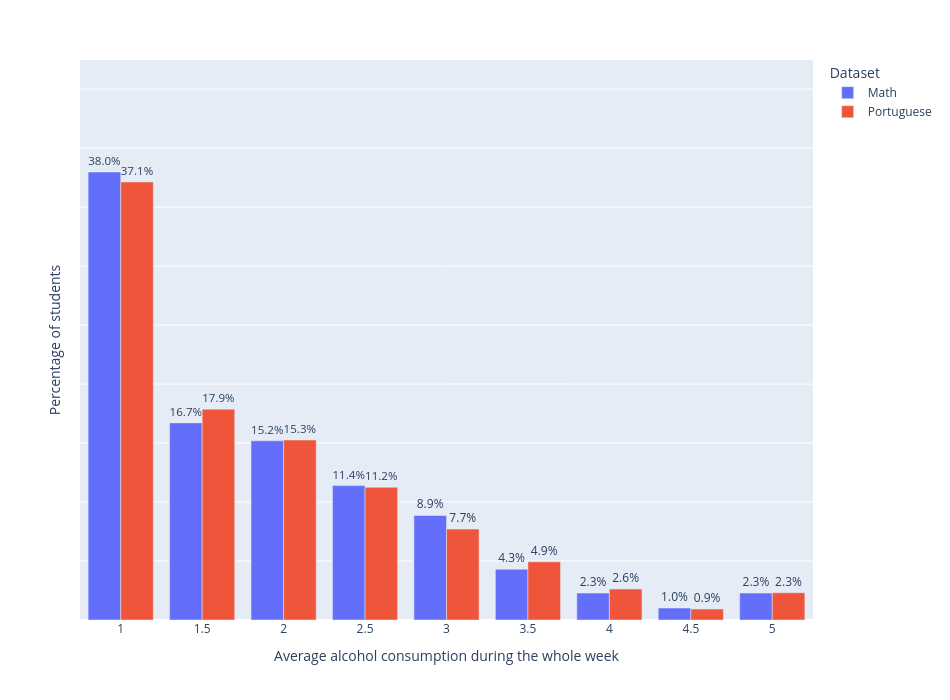

Source (notebook cell):
### Code cell
# Gemiddelde alcoholconsumptie berekenen
df3_mat["Alcohol"] = (df3_mat["Dalc"] + df3_mat["Walc"]) / 2
df3_por["Alcohol"] = (df3_por["Dalc"] + df3_por["Walc"]) / 2

# Relatieve frequenties berekenen
counts_mat = (
    df3_mat["Alcohol"]
    .value_counts(normalize=True)
    .sort_index()
)

counts_por = (
    df3_por["Alcohol"]
    .value_counts(normalize=True)
    .sort_index()
)

# Alle mogelijke alcoholscores verzamelen
all_scores = sorted(
    set(counts_mat.index).union(set(counts_por.index))
)

# DataFrame maken
counts = pd.DataFrame({
    "Alcohol": all_scores,
    "Math": counts_mat.reindex(all_scores, fill_value=0).values,
    "Portuguese": counts_por.reindex(all_scores, fill_value=0).values
})

# Omzetten naar long format voor Plotly
counts_long = counts.melt(
    id_vars="Alcohol",
    var_name="Dataset",
    value_name="Verhouding"
)

# Grafiek maken
fig = px.bar(
    counts_long,
    x="Alcohol",
    y="Verhouding",
    color="Dataset",
    barmode="group",
    text="Verhouding",
    labels={
        "Alcohol": "Average alcohol consumption during the whole week",
        "Verhouding": "Percentage of students"
    },
)

fig.update_traces(
    texttemplate="%{y:.1%}",
    textposition="outside"
)

fig.update_layout(
    width=950,
    height=700,
    yaxis_range=[0, counts_long["Verhouding"].max() * 1.25]
)

fig.update_yaxes(
    showticklabels=False,
    title="Percentage of students"
)

fig.show(config={"displayModeBar": False})

### Figure 1 — Plotly figure (JSON) as saved in the notebook; plotly's stock layout.template omitted (floating-point values rounded to 4 significant figures)
{"data": [{"alignmentgroup": "True", "hovertemplate": "Dataset=Math<br>Average alcohol consumption during the whole week=%{x}<br>Percentage of students=%{text}<extra></extra>", "legendgroup": "Math", "marker": {"color": "#636efa", "pattern": {"shape": ""}}, "name": "Math", "offsetgroup": "Math", "orientation": "v", "showlegend": true, "text": [0.3797, 0.1671, 0.1519, 0.1139, 0.08861, 0.04304, 0.02278, 0.01013, 0.02278], "textposition": "outside", "texttemplate": "%{y:.1%}", "type": "bar", "x": [1.0, 1.5, 2.0, 2.5, 3.0, 3.5, 4.0, 4.5, 5.0], "xaxis": "x", "y": [0.3797, 0.1671, 0.1519, 0.1139, 0.08861, 0.04304, 0.02278, 0.01013, 0.02278], "yaxis": "y"}, {"alignmentgroup": "True", "hovertemplate": "Dataset=Portuguese<br>Average alcohol consumption during the whole week=%{x}<br>Percentage of students=%{text}<extra></extra>", "legendgroup": "Portuguese", "marker": {"color": "#EF553B", "pattern": {"shape": ""}}, "name": "Portuguese", "offsetgroup": "Portuguese", "orientation": "v", "showlegend": true, "text": [0.3713, 0.1787, 0.1525, 0.1125, 0.07704, 0.04931, 0.02619, 0.009245, 0.02311], "textposition": "outside", "texttemplate": "%{y:.1%}", "type": "bar", "x": [1.0, 1.5, 2.0, 2.5, 3.0, 3.5, 4.0, 4.5, 5.0], "xaxis": "x", "y": [0.3713, 0.1787, 0.1525, 0.1125, 0.07704, 0.04931, 0.02619, 0.009245, 0.02311], "yaxis": "y"}], "layout": {"barmode": "group", "height": 700, "legend": {"title": {"text": "Dataset"}, "tracegroupgap": 0}, "margin": {"t": 60}, "width": 950, "xaxis": {"anchor": "y", "domain": [0, 1], "title": {"text": "Average alcohol consumption during the whole week"}}, "yaxis": {"anchor": "x", "domain": [0, 1], "range": [0, 0.4747], "showticklabels": false, "title": {"text": "Percentage of students"}}}}
